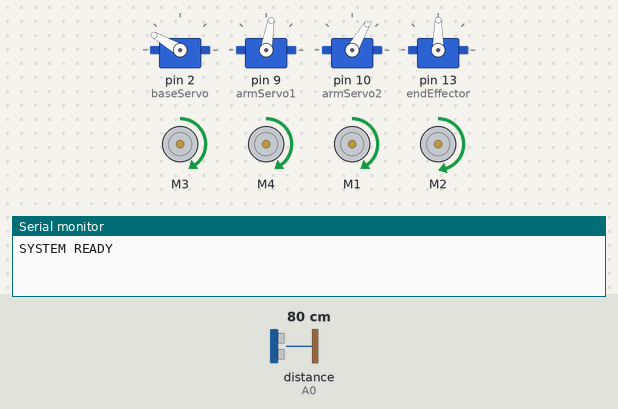
Bench run of a sketch on a simulated Arduino Uno, built with avr-gcc and run on an emulated ATmega328P. Parts: 4 × servo, 4 × DC motor (green arrow = forward, orange = backward, longer = faster), the last lines printed to the serial monitor. Wiring (inferred from the names in the program): ultrasonic range finder: trigger A1; echo A0. Inputs (shaded band) come from the test bench; at power-on: distance to the obstacle (sensor on A0) 80 cm. The echo pulse lasts 58.3 µs per cm.

Above: at 1.2 s.
1.3 s: distance to the obstacle (sensor on A0) set to 12 cm
2.8 s: distance to the obstacle (sensor on A0) set to 9 cm
At 3.7 s:
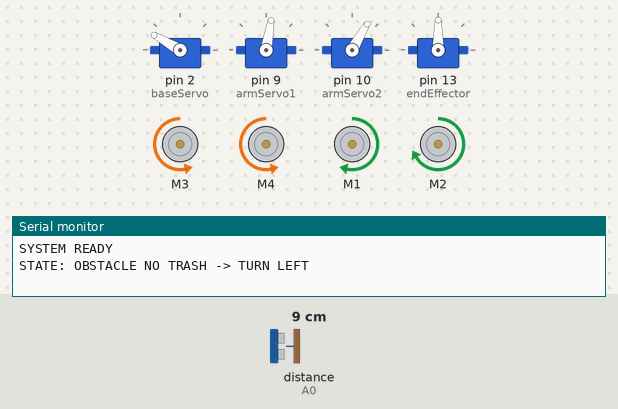
11.0 s: distance to the obstacle (sensor on A0) set to 18 cm
13.3 s: distance to the obstacle (sensor on A0) set to 2 cm
At 14.2 s:
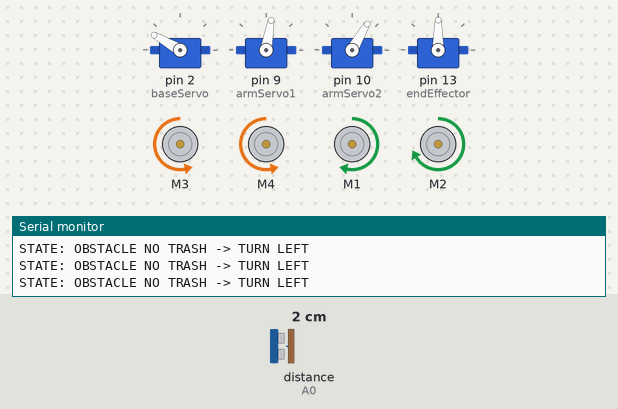
Timing chart, 0 to 17.3 s (numbered marks = the images above; inputs shaded):
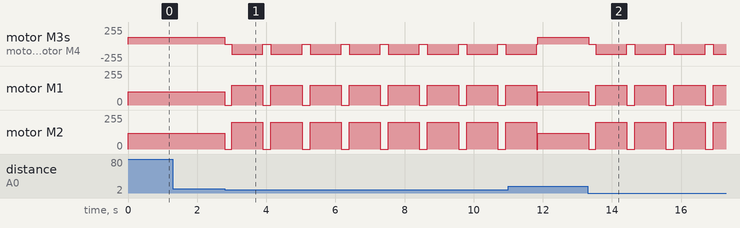

Measured:
- the behaviour switches between 11 and 10 cm on distance to the obstacle (sensor on A0) (found by bisection; images 0 and 1)
- after the input at 1.3 s, every drawn part: stays the same
- after the input at 2.8 s, motor M3, motor M4: alternates backward 150/255 for 0.90 s and stopped for 0.23 s, starting at once; motor M1: alternates forward 150/255 for 0.90 s and stopped for 0.23 s, starting at once; motor M2: alternates forward 200/255 for 0.90 s and stopped for 0.23 s, starting at once
- after the input at 13.3 s, motor M3, motor M4: alternates backward 150/255 for 0.90 s and stopped for 0.23 s, starting at once; motor M1: alternates forward 150/255 for 0.90 s and stopped for 0.23 s, starting at once; motor M2: alternates forward 200/255 for 0.90 s and stopped for 0.23 s, starting at once

The sketch:

arduino_uno_code.ino
```cpp
#include <AFMotor.h>
#include <Servo.h>
#include <Wire.h>

// ================= I2C =================
#define I2C_ADDRESS 0x08
volatile bool trashDetected = false;   // LATCHED FLAG
bool isBusy = false;

// ================= MOTORS =================
AF_DCMotor rightFront(1);
AF_DCMotor rightRear(2);
AF_DCMotor leftFront(3);
AF_DCMotor leftRear(4);

// ================= SERVOS =================
Servo baseServo, armServo1, armServo2, endEffector;

// ================= ULTRASONIC =================
#define TRIG_PIN A1
#define ECHO_PIN A0
#define DISTANCE_THRESHOLD 10.0   // cm

// ================= ARM POSITIONS =================
// Home
int b1 = 150, s9_1 = 80,  s10_1 = 60, e13_1 = 90;
// Reach
int b2 = 35,  s9_2 = 100, s10_2 = 50, e13_2 = 90;
// Collect
int b3 = 10,  s9_3 = 60,  s10_3 = 20, e13_3 = 90;
// Grab
int b4 = 10,  s9_4 = 35,  s10_4 = 70, e13_4 = 35;

// ================= SPEED LIMITS =================
struct MotorLimits {
  uint8_t min;
  uint8_t max;
};

MotorLimits LF = {75, 100};
MotorLimits LR = {75, 100};
MotorLimits RF = {75, 100};
MotorLimits RR = {105, 120};

int stepDelay = 35;

// =================================================
// ===================== SETUP =====================
// =================================================
void setup() {
  Serial.begin(9600);

  Wire.begin(I2C_ADDRESS);
  Wire.onReceive(receiveEvent);

  pinMode(TRIG_PIN, OUTPUT);
  pinMode(ECHO_PIN, INPUT);

  baseServo.attach(2);
  armServo1.attach(9);
  armServo2.attach(10);
  endEffector.attach(13);

  // Initial position
  baseServo.write(b1);
  armServo1.write(s9_1);
  armServo2.write(s10_1);
  endEffector.write(e13_1);

  Serial.println("SYSTEM READY");
}

// =================================================
// ====================== LOOP =====================
// =================================================
void loop() {
  if (isBusy) return;

  long distance = getDistance();

  if (distance > 0 && distance < DISTANCE_THRESHOLD) {
    stopAll();
    delay(200);   // stabilization

    if (trashDetected) {
      Serial.println("STATE: TRASH DETECTED -> ARM ACTION");

      isBusy = true;
      runFullArmCycle();
      isBusy = false;

      trashDetected = false;   // RESET ONLY AFTER ARM FINISHES
    } else {
      Serial.println("STATE: OBSTACLE NO TRASH -> TURN LEFT");
      turnLeftHighSpeed(900);
    }
  }
  else {
    moveConstantForward();
  }

  delay(30);
}

// =================================================
// ================= I2C RECEIVE ===================
// =================================================
void receiveEvent(int howMany) {
  while (Wire.available()) {
    char c = Wire.read();
    Serial.print("I2C Received: ");
    Serial.println(c);

    if (c == '1') {
      trashDetected = true;   // LATCH
    }
  }
}

// =================================================
// ================= ARM SEQUENCE ==================
// =================================================
void runFullArmCycle() {
  executeSequence(b1, s9_1, s10_1, e13_1, b2, s9_2, s10_2, e13_2);
  executeSequence(b2, s9_2, s10_2, e13_2, b3, s9_3, s10_3, e13_3);
  executeSequence(b3, s9_3, s10_3, e13_3, b4, s9_4, s10_4, e13_4);

  executeSequenceNoGrip(b4, s9_4, s10_4, b3, s9_3, s10_3);
  executeSequenceNoGrip(b3, s9_3, s10_3, b2, s9_2, s10_2);
  executeSequenceNoGrip(b2, s9_2, s10_2, b1, s9_1, s10_1);

  moveSmooth(endEffector, e13_4, e13_1);
}

// =================================================
// ================= MOVEMENT ======================
// =================================================
void moveConstantForward() {
  leftFront.run(FORWARD);
  leftRear.run(FORWARD);
  rightFront.run(FORWARD);
  rightRear.run(FORWARD);
  applyIndividualSpeeds(1.0);
}

void turnLeftHighSpeed(int duration) {
  leftFront.run(BACKWARD);
  leftRear.run(BACKWARD);
  rightFront.run(FORWARD);
  rightRear.run(FORWARD);

  leftFront.setSpeed(150);
  leftRear.setSpeed(150);
  rightFront.setSpeed(150);
  rightRear.setSpeed(200);

  delay(duration);
  stopAll();
}

void stopAll() {
  leftFront.run(RELEASE);
  leftRear.run(RELEASE);
  rightFront.run(RELEASE);
  rightRear.run(RELEASE);
}

void applyIndividualSpeeds(float percentage) {
  leftFront.setSpeed(LF.min + (LF.max - LF.min) * percentage);
  leftRear.setSpeed(LR.min + (LR.max - LR.min) * percentage);
  rightFront.setSpeed(RF.min + (RF.max - RF.min) * percentage);
  rightRear.setSpeed(RR.min + (RR.max - RR.min) * percentage);
}

// =================================================
// ================= SERVO HELPERS =================
// =================================================
void executeSequence(int oldB, int old9, int old10, int oldE,
                     int newB, int new9, int new10, int newE) {
  moveSmooth(armServo1, old9, new9);
  moveSmooth(armServo2, old10, new10);
  moveSmooth(baseServo, oldB, newB);
  moveSmooth(endEffector, oldE, newE);
}

void executeSequenceNoGrip(int oldB, int old9, int old10,
                           int newB, int new9, int new10) {
  moveSmooth(armServo1, old9, new9);
  moveSmooth(armServo2, old10, new10);
  moveSmooth(baseServo, oldB, newB);
}

void moveSmooth(Servo &s, int from, int to) {
  if (from == to) return;

  if (from < to) {
    for (int p = from; p <= to; p++) {
      s.write(p);
      delay(stepDelay);
    }
  } else {
    for (int p = from; p >= to; p--) {
      s.write(p);
      delay(stepDelay);
    }
  }
}

// =================================================
// ================= ULTRASONIC ====================
// =================================================
long getDistance() {
  digitalWrite(TRIG_PIN, LOW);
  delayMicroseconds(2);
  digitalWrite(TRIG_PIN, HIGH);
  delayMicroseconds(10);
  digitalWrite(TRIG_PIN, LOW);

  long duration = pulseIn(ECHO_PIN, HIGH, 25000);
  if (duration == 0) return -1;

  return duration * 0.034 / 2;
}
```
